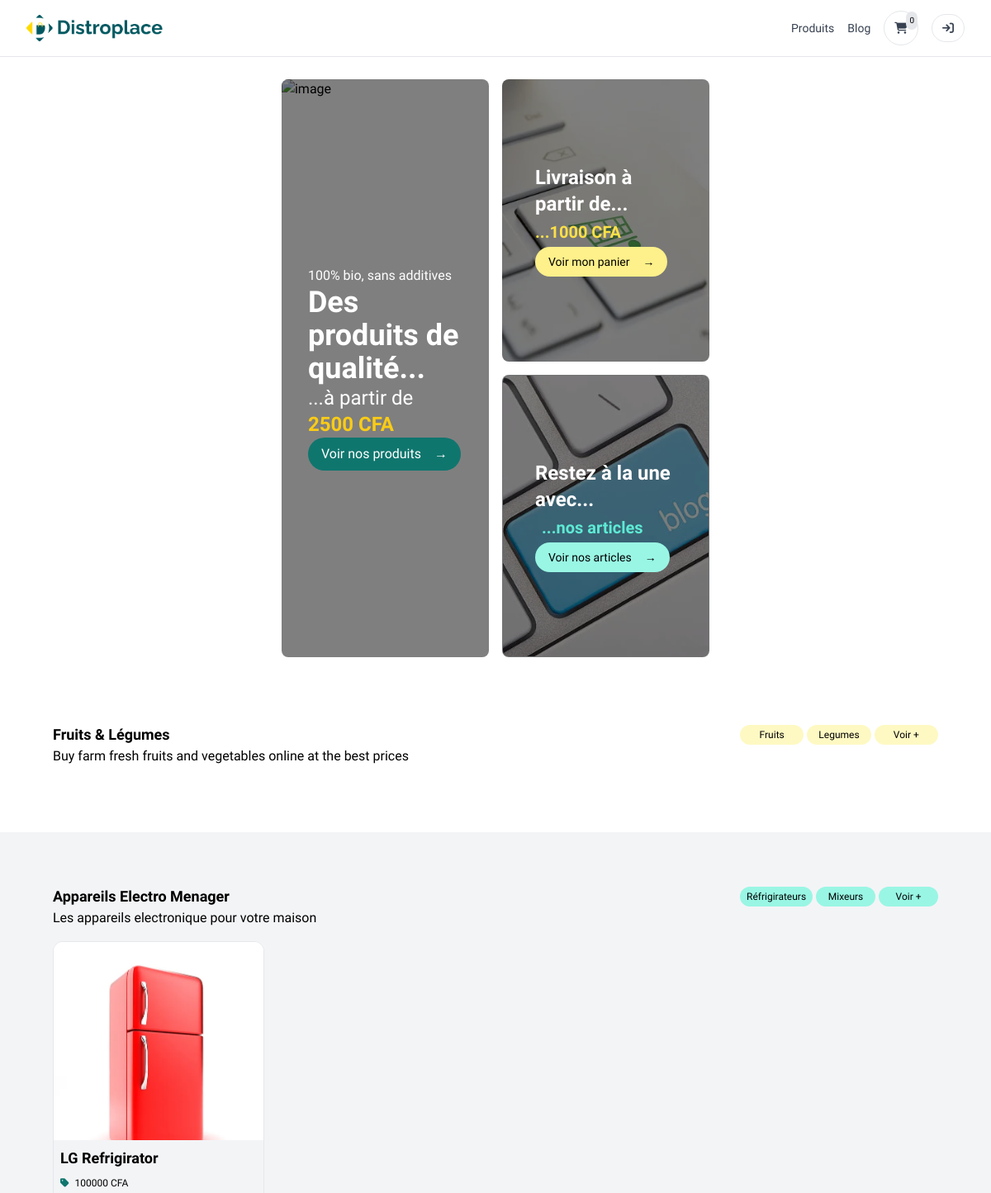
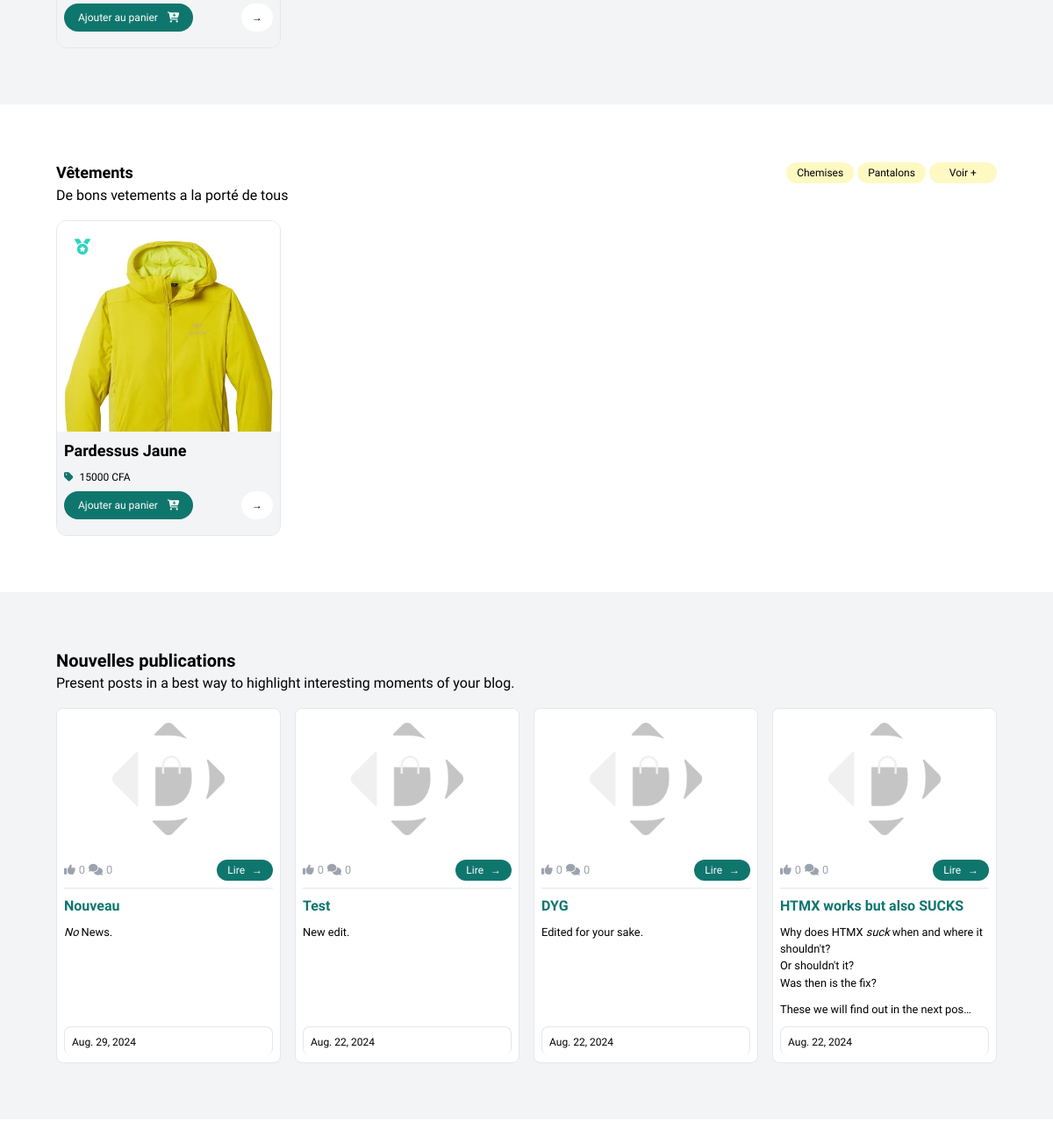
The page / on the database its author committed (2 pictures, top to bottom).
### store/models.py (models this page shows, shortened)
class Product(models.Model):
    name = models.CharField(max_length=256)
    brand = models.CharField(max_length=256, default='Générique')
    category = models.ForeignKey(Category, on_delete=models.CASCADE)
    supplier = models.ForeignKey(Supplier, null=True, blank=True, on_delete=models.SET_NULL)
    subcategory = models.ForeignKey(SubCategory, on_delete=models.CASCADE)
    unit = models.CharField(max_length=50, choices=unit_types)
    quantity = models.IntegerField(default='0', blank=True, null=True)
    price = models.IntegerField(default='0', blank=True, null=True)
    promo_price = models.IntegerField(default='0', blank=True, null=True)
    description = CKEditor5Field(
        'Description', config_name='extends', blank=True, null=True)
    is_expirable = models.BooleanField(default=False)
    is_promoted = models.BooleanField(default=False)
    production_date = models.DateField(null=True, blank=True)
    expiration_date = models.DateField(null=True, blank=True)
    likes = models.ManyToManyField(CustomUser, related_name='user_likes', blank=True)
    favorites = models.ManyToManyField(
        CustomUser, related_name='user_favorites', blank=True)
    is_featured = models.BooleanField(default=False)
    is_new = models.BooleanField(default=True)
    timestamp = models.DateTimeField(auto_now_add=True,  blank=True, null=True)
    thumbnail = models.ImageField(
        upload_to='store/products', blank=True, null=True)

### base/models.py (models this page shows, shortened)
class Blogpost(models.Model):
    title = models.CharField(max_length=255, default='')
    subtitle = models.CharField(
        max_length=255, default='', blank=True, null=True)
    content = CKEditor5Field('Content', config_name='extends', blank=True)
    image = models.ImageField(
        upload_to='base/blogposts', blank=True, null=True)
    likes = models.ManyToManyField(
        CustomUser, related_name='blogpost_likes', blank=True)
    timestamp = models.DateTimeField(auto_now=True)

### base/views.py (the view)
# urls.py: path('', home, name='home'),
def home(req):
    latest_posts = Blogpost.objects.all().order_by('-timestamp')[:4]
    appliances = Product.objects.filter(is_featured=True, category__id=1)
    fruits_veggies_spices = Product.objects.filter(
        is_featured=True
    ).filter(
        Q(category__id=4) | Q(category__id=5) | Q(category__id=8)
    )
    spices = Product.objects.filter(is_featured=True, category__id=8)
    cloths = Product.objects.filter(is_featured=True, category__id=10)
    categories = Category.objects.filter(is_featured=True)
    subcategories = SubCategory.objects.all()
    active_promos = Promotion.objects.filter(is_active=True)[:3]
    if len(active_promos) >= 3:
        promo_1 = active_promos[0]  # First promotion in the queryset
        promo_2 = active_promos[1]  # Second promotion in the queryset
        promo_3 = active_promos[2]  # Third promotion in the queryset
    else:
        active_promos = None
        promo_1 = None
        promo_2 = None
        promo_3 = None
    context = {
        "home_page": "active",
        'title': 'Store',
        'appliances': appliances,
        'fruits_veggies_spices': fruits_veggies_spices,
        'spices': spices,
        'cloths': cloths,
        'categories': categories,
        'subcategories': subcategories,
        'latest_posts': latest_posts,
        'active_promos': active_promos,
        'promo_1': promo_1,
        'promo_2': promo_2,
        'promo_3': promo_3,
    }
    return render(req, 'base/index.html', context)

### store/cart.py (called while the page is built)
    def __len__(self):
        return sum(item['quantity'] for item in self.cart.values())

### store/context_processors.py (called while the page is built)
def cart(request):
    return {'cart': Cart(request)}

### utils.py (called while the page is built)
def h_encode(id):
    return hashids.encode(id)

    def to_url(self, value):
        return h_encode(value)

### base/templates/base/index.html (shortened to what this page needs)
{% extends 'main.html' %} {% load static %} {% block content %}
<div class="flex flex-col justify-between">
  <section
    class="mb-4 px-4 lg:px-8 max-w-7xl mx-auto flex flex-col lg:flex-row gap-4"
  >
    <div
      class="relative w-full lg:max-w-3xl h-[700px] rounded-lg overflow-hidden"
    >
      <img
        src="{% static 'imgs/shoppers.png' %}"
        alt="image"
        class="w-full h-full object-cover"
      />
      <article
        class="px-4 lg:px-8 absolute top-0 right-0 bg-black bg-opacity-50 w-full h-full flex flex-col justify-center text-white z-5"
      >
        <span>100% bio, sans additives</span>
        <h2 class="font-bold text-4xl">Des produits de qualité...</h2>
        <p class="text-2xl">
          ...à partir de
          <span class="text-yellow-400 font-bold">2500 CFA</span>
        </p>
        <a
          href="{% url 'products' %}"
          class="w-fit bg-teal-700 hover:bg-teal-900 rounded-full py-2 px-4 text-white flex items-center gap-4"
        >
          Voir nos produits <span> &rarr; </span>
        </a>
      </article>
    </div>
    <div class="w-full lg:max-w-[442px] grid gap-4 text-sm">
      <div class="relative w-full rounded-lg overflow-hidden">
        <img
          src="{% static 'imgs/cart.png' %}"
          alt="image"
          class="h-full w-full object-cover rounded-lg"
        />
        <article
          class="p-6 lg:p-10 absolute top-0 right-0 bg-black bg-opacity-50 w-full h-full flex flex-col justify-center gap-1 z-5"
        >
          <h2 class="text-white font-bold text-2xl">
            Livraison à partir de...
          </h2>
          <span class="text-yellow-300 font-bold text-xl">...1000 CFA </span>
          <a
            href="{% url 'cart' %}"
            class="w-fit bg-yellow-200 hover:bg-yellow-300 rounded-full py-2 px-4 text-black flex items-center gap-4"
          >
            Voir mon panier <span> &rarr; </span>
          </a>
        </article>
      </div>
      <div class="relative w-full rounded-lg overflow-hidden">
        <img
          src="{% static 'imgs/blog.png' %}"
          alt="image"
          class="h-full w-full object-cover rounded-lg border"
        />
        <article
          class="p-6 lg:p-10 absolute top-0 right-0 bg-black bg-opacity-50 w-full h-full flex flex-col justify-center gap-1 z-5"
        >
          <h2 class="text-white font-bold text-2xl">Restez à la une avec...</h2>
          <span class="text-teal-300 font-bold text-xl ml-2"
            >...nos articles</span
          >
          <a
            href="{% url 'blog' %}"
            class="w-fit bg-teal-200 hover:bg-teal-300 rounded-full py-2 px-4 text-black flex items-center gap-4"
          >
            Voir nos articles <span> &rarr; </span>
          </a>
        </article>
      </div>
    </div>
  </section>
  <section class="bg-white p-4 lg:p-8 w-full flex flex-col gap-2">
    <div class="lg:p-8 w-full max-w-7xl mx-auto">
      <div class="flex justify-between items-center">
        <h3 class="font-bold text-black text-lg">Fruits & Légumes</h3>
        <div class="flex justify-between gap-1 text-xs tabbar h-fit lg:w-60">
          <a
            href="{% url 'products' %}?query=fruits"
            class="hidden lg:inline px-2 py-1 bg-yellow-100 hover:bg-yellow-300 text-center text-xs rounded-full w-full"
          >
            Fruits
          </a>
          <a
            href="{% url 'products' %}?query=légumes"
            class="hidden lg:inline px-2 py-1 bg-yellow-100 hover:bg-yellow-300 text-center text-xs rounded-full w-full"
          >
            Legumes
          </a>
          <a
            href="{% url 'products' %}"
            class="px-2 py-1 bg-yellow-100 hover:bg-yellow-300 text-center text-xs rounded-full w-full"
          >
            Voir +
          </a>
        </div>
      </div>
      <p>Buy farm fresh fruits and vegetables online at the best prices</p>
    </div>
  </section>
  <section class="bg-gray-100 p-4 lg:p-8 w-full flex flex-col gap-2">
    <div class="lg:p-8 w-full max-w-7xl mx-auto">
      <div class="flex justify-between items-center">
        <h3 class="font-bold text-black text-lg">Appareils Electro Menager</h3>
        <div class="flex justify-between gap-1 text-xs tabbar h-fit lg:w-60">
          <a
            href="{% url 'products' %}?query=réfrigirateurs"
            class="hidden lg:inline px-2 py-1 bg-teal-200 hover:bg-teal-300 text-center text-xs rounded-full w-full"
          >
            Réfrigirateurs
          </a>
          <a
            href="{% url 'products' %}?query=mixeurs"
            class="hidden lg:inline px-2 py-1 bg-teal-200 hover:bg-teal-300 text-center text-xs rounded-full w-full"
          >
            Mixeurs
          </a>
          <a
            href="{% url 'products' %}?query=electroménager"
            class="px-2 py-1 bg-teal-200 hover:bg-teal-300 text-center text-xs rounded-full w-full"
          >
            Voir +
          </a>
        </div>
      </div>
      <p>Les appareils electronique pour votre maison</p>
      <div class="mt-4 grid grid-cols-2 gap-4 md:grid-cols-3 lg:grid-cols-4">
        {% for obj in appliances %}
        {% include 'store/components/product_grid_card.html' %}
        {% endfor %}
      </div>
    </div>
  </section>
  <section class="bg-white p-4 lg:p-8 w-full flex flex-col gap-2">
    <div class="lg:p-8 w-full max-w-7xl mx-auto">
      <div class="flex justify-between items-center">
        <h3 class="font-bold text-black text-lg">Vêtements</h3>
        <div class="flex justify-between gap-1 text-xs tabbar h-fit lg:w-60">
          <a
            href="{% url 'products' %}?query=chemises"
            class="hidden lg:inline px-2 py-1 bg-yellow-100 hover:bg-yellow-300 text-center text-xs rounded-full w-full"
          >
            Chemises
          </a>
          <a
            href="{% url 'products' %}?query=pantalons"
            class="hidden lg:inline px-2 py-1 bg-yellow-100 hover:bg-yellow-300 text-center text-xs rounded-full w-full"
          >
            Pantalons
          </a>
          <a
            href="{% url 'products' %}?query=vêtements"
            class="px-2 py-1 bg-yellow-100 hover:bg-yellow-300 text-center text-xs rounded-full w-full"
          >
            Voir +
          </a>
        </div>
      </div>
      <p>De bons vetements a la porté de tous</p>
      <div class="mt-4 grid grid-cols-2 gap-4 md:grid-cols-3 lg:grid-cols-4">
        {% for obj in cloths %}
        {% include 'store/components/product_grid_card.html' %}
        {% endfor %}
      </div>
    </div>
  </section>
  <section class="bg-gray-100 p-4 lg:p-8 w-full flex flex-col gap-2">
    <div class="lg:p-8 w-full max-w-7xl mx-auto">
      <h3 class="font-bold text-black text-xl">Nouvelles publications</h3>
      <p>
        Present posts in a best way to highlight interesting moments of your
        blog.
      </p>
      <div class="mt-4 grid grid-cols-2 gap-4 md:grid-cols-3 lg:grid-cols-4">
        {% for obj in latest_posts %}
        {% include 'base/components/blog_card.html' %}
        {% endfor %}
      </div>
    </div>
  </section>
</div>
{% endblock %}

### store/templates/store/components/product_grid_card.html (shortened to what this page needs)
{% load static %}
<div
  class="relative w-full h-[360px] bg-white flex flex-col justify-between gap- rounded-xl border hover:shadow-lg hover:border-teal-500 cursor-pointer group transition duration-200 ease-in overflow-hidden"
>
  <a class="w-full min-h-60" href="{% url 'product_details' obj.id %}">
    {% if not obj.thumbnail %}
    <img
      src="{% static 'imgs/logo-g.png' %}"
      alt="image"
      class="w-full min-h-60 object-cover"
    />
    {% else %}
    <img
      src="{{ obj.thumbnail.url }}"
      alt="{{ obj.name }}"
      class="w-full min-h-60 object-cover"
    />
    {% endif %}
  </a>
  {% if obj.is_new %}
  <span
    class="absolute top-3 left-3 bg-white rounded-md px-2 py-1 text-teal-400 text-lg"
  >
    <i class="fa-solid fa-medal"></i>
  </span>
  {% endif %}
  <article class="p-2 h-full flex flex-col gap-2 bg-gray-100 text-xs">
    <h3 class="font-bold text-black text-sm lg:text-lg">{{obj.name}}</h3>
    {% if obj.is_promoted %}
    <div class="flex gap-4">
      <p class="text-gray-400">
        <i class="fa-solid fa-tag mr-1"></i>
        <span class="line-through">{{ obj.price }} CFA</span>
      </p>
      <p>
        <i class="fa-solid fa-tags text-yellow-300 mr-1"></i>
        {{obj.promo_price}} CFA
      </p>
    </div>
    {% else %}
    <p>
      <i class="fa-solid fa-tag text-teal-700 mr-1"></i>
      {{obj.price}} CFA
    </p>
    {% endif %}
    <div class="flex justify-between items-center text-xs">
      <button
        onclick="add_to_cart('{{ obj.id }}')"
        class="bg-teal-700 hover:bg-teal-900 text-white px-4 py-2 rounded-full transition duration-200 ease-in"
      >
        <span class="hidden md:inline">Ajouter au panier</span>
        <i class="fa-solid fa-cart-plus md:ml-2"></i>
      </button>
      <a
        href="{% url 'product_details' obj.id %}"
        class="bg-white hover:bg-gray-300 px-3 py-2 rounded-full transition duration-200 ease-in"
        >&rarr;</a
      >
    </div>
  </article>
</div>

### base/templates/base/components/blog_card.html (shortened to what this page needs)
{% load static %}
<div
  class="h-full flex flex-col gap-1 bg-white border hover:border-teal-500 rounded-lg overflow-hidden group transition ease-in duration-300 font-light"
>
  <a href="{% url 'blogpost' obj.id %}">
    {% if not obj.image %}
    <img
      src="{% static 'imgs/logo-g.png' %}"
      alt="image"
      class="w-full h-40 py-4 object-contain hover:scale"
    />
    {% else %}
    <img
      src="{{ obj.image.url }}"
      alt="{{ obj.name }}"
      class="w-full h-40 object-cover hover:scale"
    />
    {% endif %}
  </a>
  <article class="p-2 h-full flex flex-col justify-between gap-2">
    <div class="grid gap-2">
      <div class="flex justify-between items-center">
        <div class="flex items-center gap-1">
          <small class="text-gray-400 rounded-full flex items-center gap-1">
            <i class="fa-solid fa-thumbs-up"></i> {{ obj.likes.count }}
          </small>
          <small class="text-gray-400 rounded-full flex items-center gap-1">
            <i class="fa-solid fa-comments"></i>
            {{obj.blogcomment_set.count}}</small
          >
        </div>
        <a
          href="{% url 'blogpost' obj.id %}"
          class="px-3 py-1 bg-teal-700 hover:bg-teal-900 rounded-full text-white text-xs"
          >Lire<span class="ml-2">&rarr;</span></a
        >
      </div>
      <hr />
      <h3 class="text-teal-700 font-bold">{{obj.title}}</h3>
      <small class="text-wrap text-ellipsis break-word"
      >{{obj.content|safe|truncatechars:200}}</small
      >
    </div>
    <div class="px-2 py-1 border border-b-0 rounded-lg group-hover:border-teal-500 group-hover:bg-teal-50 transition ease-in duration-300 font-light">
      <small class="text-xs font-light">{{obj.timestamp.date}}</small>
    </div>
  </article>
</div>

### templates/main.html (style rules this page uses)
body { font-family: "Helvetica", sans-serif; }

### rows shown on the page
Product: thumbnail (picture), name "LG Refrigirator", price "100000"
Product: thumbnail (picture), is_new True (drawn), name "Pardessus Jaune", price "15000"
Blogpost: likes.count "0", blogcomment_set.count "0", title "Nouveau", content "No News.", timestamp "Aug. 29, 2024"
Blogpost: likes.count "0", blogcomment_set.count "0", title "Test", content "New edit.", timestamp "Aug. 22, 2024"
Blogpost: likes.count "0", blogcomment_set.count "0", title "DYG", content "Edited for your sake.", timestamp "Aug. 22, 2024"
Blogpost: likes.count "0", blogcomment_set.count "0", title "HTMX works but also SUCKS", content "Why does HTMX suck when and where it shouldn't? Or shouldn't it? Was then is the fix? These we will find out in the next pos…", timestamp "Aug. 22, 2024"

### other values the page prints
{{ cart|length }} "0"
